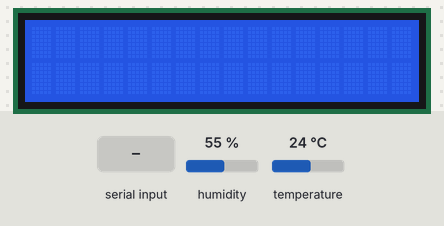
This sketch was run on a simulated Arduino Uno, built with avr-gcc and run on an emulated ATmega328P. Shown: 16×2 character LCD. The inputs (shaded band) are chosen by the test bench; at power-on: humidity 55 %, temperature 24 °C. What the sketch prints to the serial monitor is not drawn.

Above: at 1.2 s.
1.3 s: byte 1 (0x01) received over Serial
At 2.5 s:
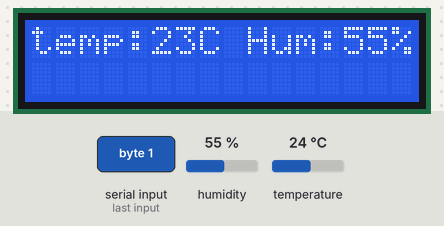
2.8 s: humidity set to 22 %
At 4.5 s:
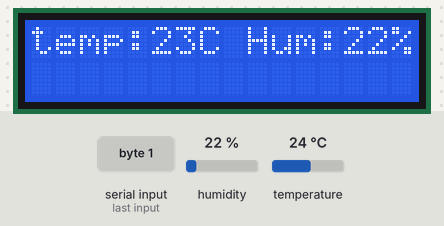
4.8 s: temperature set to 12 °C
At 6.5 s:
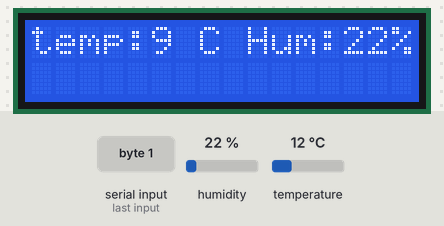
6.8 s: humidity set to 40 %
At 8.5 s:
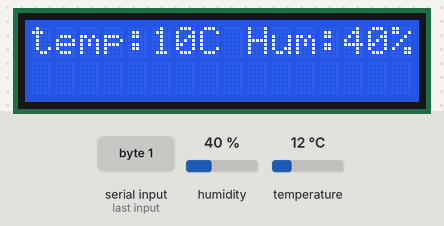
8.8 s: temperature set to 19 °C
At 10.5 s:
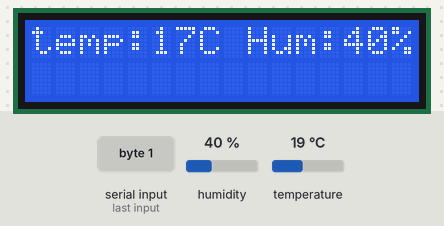
Timing chart, 0 to 11.8 s (numbered marks = the images above; inputs shaded):
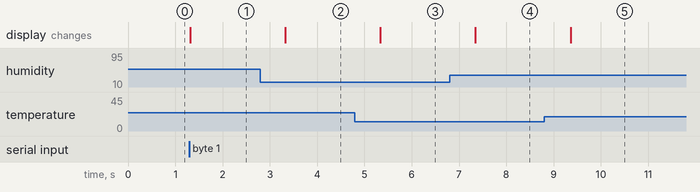

The sketch:

temphum-1.ino
```cpp
#include <avr/sleep.h>
#include <avr/power.h>
#include "DHT.h"
DHT dht(10, DHT22);
#include <LiquidCrystal.h>
LiquidCrystal lcd(8, 9, 4, 5, 6, 7);

void setup() {
  Serial.begin(9600);
  dht.begin();
  lcd.begin(16, 2);
  lcd.setCursor(0, 0);
  lcd.clear();
}

void loop() {
  if (Serial.available() > 0) {
    byte command = Serial.read();
    if (command == 0x01) { // 'RUN' 명령을 0x01로 설정
      runMeasurements();
    }
  }
}

void runMeasurements() {
  while (true) {
    if (Serial.available() > 0) {
      byte stop_command = Serial.read();
      if (stop_command == 0x00) { // 'STOP' 명령을 0x00로 설정
        stopMeasurements();
        break;
      }
    }

    lcd.clear();

    float h = dht.readHumidity();
    float t = dht.readTemperature();
    float f = dht.readTemperature(true);
    float hif = dht.computeHeatIndex(f, h);
    float hic = dht.computeHeatIndex(t, h, false);
    int hic1 = hic;
    int h1 = h;

    Serial.print("Temperature: ");
    Serial.print(hic);
    Serial.println("C");
    lcd.setCursor(0, 0);
    lcd.print("temp:");
    lcd.setCursor(5, 0);
    lcd.print(hic1);
    lcd.setCursor(7, 0);
    lcd.print("C ");

    Serial.print("Humidity: ");
    Serial.print(h);
    Serial.println("%");
    lcd.setCursor(9, 0);
    lcd.print("Hum:");
    lcd.setCursor(13, 0);
    lcd.print(h1);
    lcd.setCursor(15, 0);
    lcd.print("%");

    delay(2000);
  }
}

void stopMeasurements() {
  lcd.clear();
}
```

Measured:
- after the input at 1.3 s, the display: changes at once (image 1)
- after the input at 2.8 s, the display: changes after 0.52 s (image 2)
- after the input at 4.8 s, the display: changes after 0.54 s (image 3)
- after the input at 6.8 s, the display: changes after 0.55 s (image 4)
- after the input at 8.8 s, the display: changes after 0.56 s (image 5)
